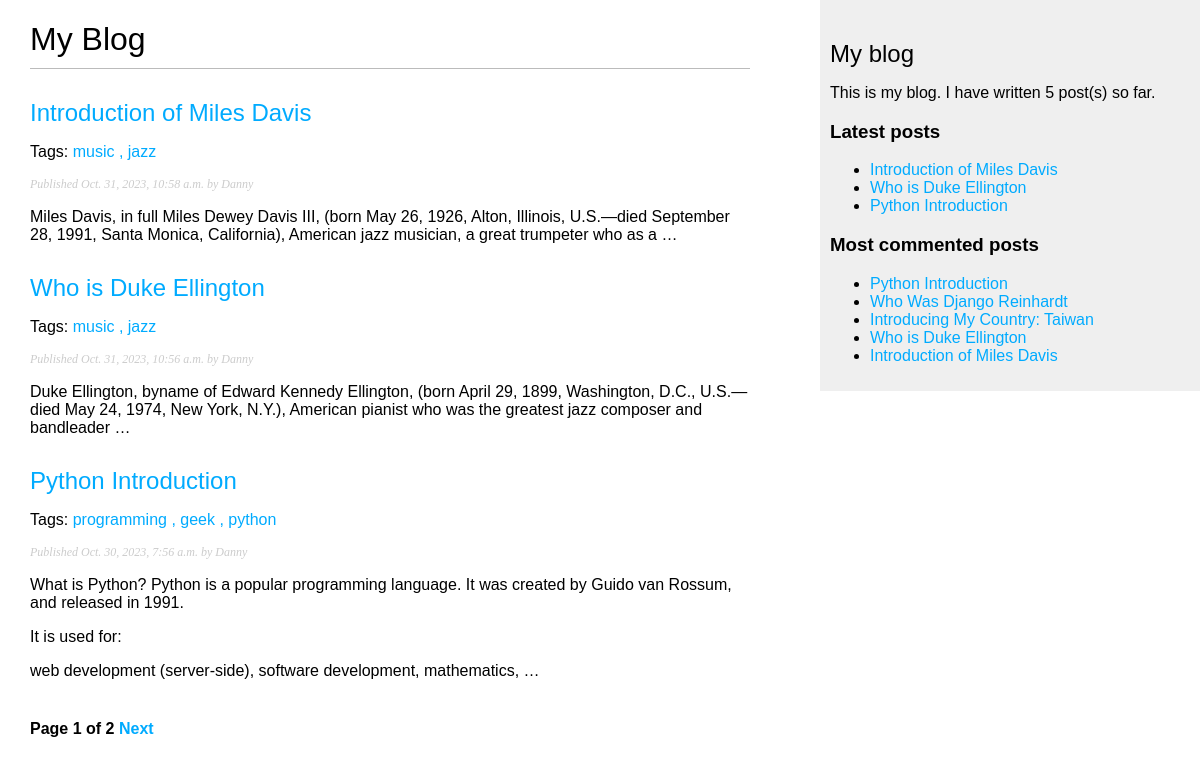
The page /blog/ on the database as committed earlier.
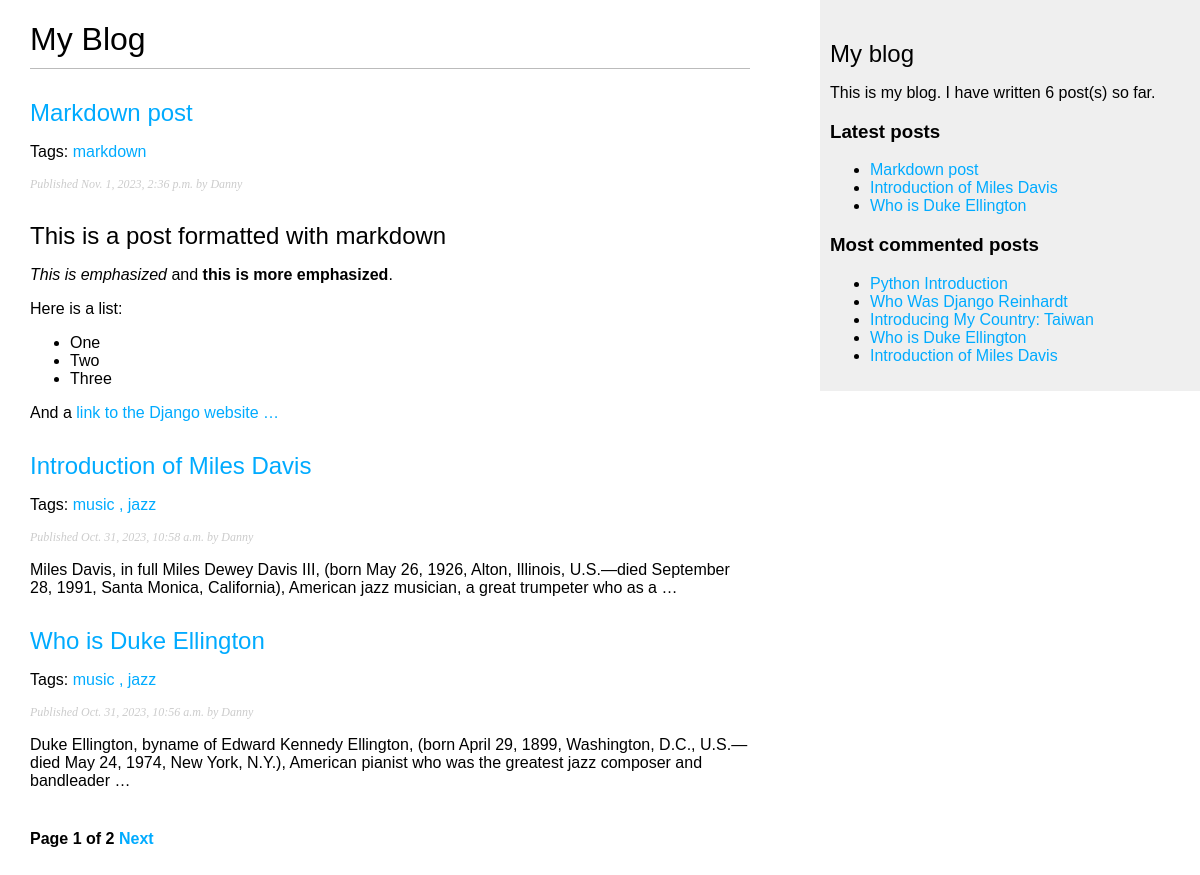
The same page on the database as committed later.
### blog/models.py (models this page shows, shortened)
class Post(models.Model):
    class PublishedManager(models.Manager):
        def get_queryset(self):
            return super().get_queryset().filter(status=Post.Status.PUBLISHED)
    class Status(models.TextChoices):
        DRAFT = 'DF', 'Draft'
        PUBLISHED = 'PB', 'Published'
    title = models.CharField(max_length=250)
    slug = models.SlugField(max_length=250,
                            unique_for_date='publish')
    author = models.ForeignKey(User,
                               on_delete=models.CASCADE,
                               related_name='blog_posts')
    body = models.TextField()
    publish = models.DateTimeField(default=timezone.now)
    created = models.DateTimeField(auto_now_add=True)
    updated = models.DateTimeField(auto_now=True)
    status = models.CharField(max_length=2,
                              choices=Status.choices,
                              default=Status.DRAFT,)
    objects = models.Manager()    #the default manager
    published = PublishedManager() #to create a custom manager that I can retrieve objects by using "Post.published.all()"
    tags = TaggableManager()
    class Meta:
        ordering = ['-publish']
        indexes = [
            models.Index(fields=['-publish']),
        ]
    def get_absolute_url(self):
        return reverse('blog:post_detail', args=[self.publish.year,
                                                            self.publish.month,
                                                 self.publish.day,
                                                 self.slug])

### blog/views.py (the view)
# urls.py: path('', views.post_list, name="post_list"),
def post_list(request, tag_slug=None):
    post_list = Post.published.all()
    tag = None
    if tag_slug:
        tag = get_object_or_404(Tag, slug=tag_slug)
        post_list = post_list.filter(tags__in=[tag])
    paginator = Paginator(post_list, 3)
    page_number = request.GET.get('page', 1)
    try:
        posts = paginator.page(page_number)
    except EmptyPage:
       posts = paginator.page(paginator.num_pages)
    except PageNotAnInteger:
       posts = paginator.page(1)
    return render(request, 'blog/post/list.html', {'posts':posts, 'tag':tag})

### blog/templatetags/blog_tags.py (called while the page is built)
@register.simple_tag
def total_posts():
    return Post.published.count()

@register.inclusion_tag('blog/post/latest_posts.html')
def show_latest_posts(count=5):
    latest_posts = Post.published.order_by('-publish')[:count]
    return {'latest_posts':latest_posts}

@register.simple_tag
def get_most_commented_posts(count=5):
    return Post.published.annotate(total_comments=Count('comments')).order_by('-total_comments')[:count]

@register.filter(name="markdown")
def markdown_format(text):
    return mark_safe(markdown.markdown(text))

### blog/templates/blog/post/list.html (shortened to what this page needs)
{% extends "blog/base.html" %}
{% load blog_tags %}
{% block content %}
<h1>My Blog</h1>
{% for post in posts %}
    <h2>
        <a href="{{ post.get_absolute_url }}">
            {{ post.title }}
        </a>
    </h2>
    <p class="tags">
        Tags:
        {% for tag in post.tags.all %}
        <a href="{% url 'blog:post_list_by_tag' tag.slug %}">
            {{ tag.name }}
            {% if not forloop.last %},{% endif %}
        </a>
        {% endfor %}
    </p>
    <p class="date">
        Published {{ post.publish }} by {{ post.author }}
    </p>
    {{ post.body|markdown|truncatewords_html:30 }}
{% endfor %}
{% include "blog/post/pagination.html" with page=posts %}
{% endblock %}

### blog/templates/blog/base.html (shortened to what this page needs)
{% load blog_tags %}
{% load static %}
<!DOCTYPE html>
<html lang="en">
<head>
    <link href="{% static 'css/blog.css' %}" rel="stylesheet">
</head>
<body>
    <div id="content">
        {% block content %}{% endblock %}
    </div>
    <div id="sidebar">
        <h2>My blog</h2>
        <p>This is my blog.
            I have written {% total_posts %} post(s) so far.
        </p>
        <h3>Latest posts</h3>
        {% show_latest_posts 3 %}
        <h3>Most commented posts</h3>
        {% get_most_commented_posts as most_commented_posts %}
        <ul>
            {% for post in most_commented_posts %}
            <li><a href="{{ post.get_absolute_url }}">{{ post.title }}</a></li>
            {% endfor %}
        </ul>
    </div>
</body>
</html>

### blog/templates/blog/post/latest_posts.html
<ul>
    {% for post in latest_posts %}
        <li><a href="{{ post.get_absolute_url }}">{{ post.title }}</a></li>
    {% endfor %}
</ul>

Rows that differ between the two databases and show on the page:
no longer on one of the page's lists (row unchanged): Post: title "Python Introduction", publish "Oct. 30, 2023, 7:56 a.m.", author "Danny", body "What is Python? Python is a popular programming language. It was created by Guido van Rossum, and released in 1991. It is used for: web development (server-side), software development, mathematics, …"
added Post: title "Markdown post", publish "Nov. 1, 2023, 2:36 p.m.", author "Danny", body "This is a post formatted with markdown This is emphasized and this is more emphasized . Here is a list: One Two Three And a link to the Django website …"
added Tag: name "markdown", shown under "Markdown post"
computed for Post "Python Introduction": loses Tag (name "programming"); loses Tag (name "geek"); loses Tag (name "python")
Other text that changed with them:
text no longer shown: "5"
text now shown: "6"
